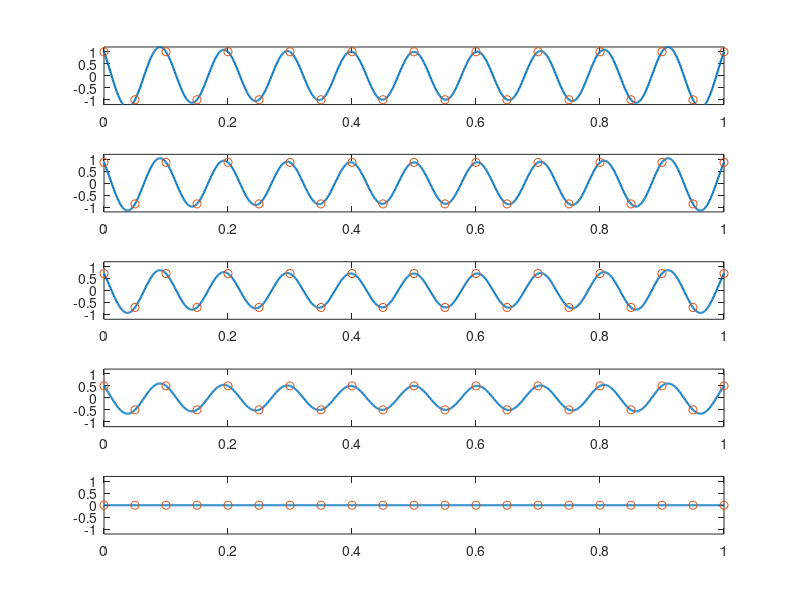

Source code (MATLAB):
% P3_22_2
% 한밭대학교 20191780 육정훈

Ts = 0.05;
Fs = 1/Ts;
Dt = 0.001;
t = 0:Dt:1;
n = 0:20;
nTs = n*Ts;

theta1 = 0;
x1 = cos(20*pi*nTs+theta1);
y_a1 = x1*sinc(Fs*(ones(length(n),1)*t-nTs'*ones(1,length(t))));
subplot(5,1,1); plot(t,y_a1,'LineWidth',1.5); hold on;
plot(nTs,x1,'o'); axis([0 1 -1.2 1.2]);

theta2 = pi/6;
x2 = cos(20*pi*nTs+theta2);
y_a2 = x2*sinc(Fs*(ones(length(n),1)*t-nTs'*ones(1,length(t))));
subplot(5,1,2); plot(t,y_a2,'LineWidth',1.5); hold on; axis([0 1 -1.2 1.2])
plot(nTs,x2,'o');

theta3 = pi/4;
x3 = cos(20*pi*nTs+theta3);
y_a3 = x3*sinc(Fs*(ones(length(n),1)*t-nTs'*ones(1,length(t))));
subplot(5,1,3); plot(t,y_a3,'LineWidth',1.5); hold on; axis([0 1 -1.2 1.2])
plot(nTs,x3,'o');

theta4 = pi/3;
x4 = cos(20*pi*nTs+theta4);
y_a4 = x4*sinc(Fs*(ones(length(n),1)*t-nTs'*ones(1,length(t))));
subplot(5,1,4); plot(t,y_a4,'LineWidth',1.5); axis([0 1 -1.2 1.2]); hold on;
plot(nTs,x4,'o');

theta5 = pi/2;
x5 = cos(20*pi*nTs+theta5);
y_a5 = x5*sinc(Fs*(ones(length(n),1)*t-nTs'*ones(1,length(t))));
subplot(5,1,5); plot(t,y_a5,'LineWidth',1.5); axis([0 1 -1.2 1.2]); hold on;
plot(nTs,x5,'o');
